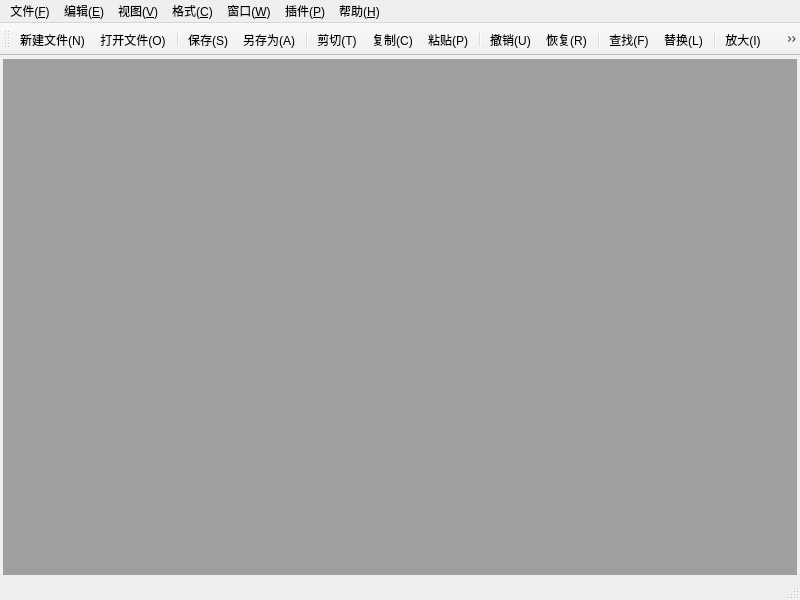
<?xml version="1.0" encoding="UTF-8"?>
<ui version="4.0">
 <class>MainWindow</class>
 <widget class="QMainWindow" name="MainWindow">
  <property name="geometry">
   <rect>
    <x>0</x>
    <y>0</y>
    <width>800</width>
    <height>600</height>
   </rect>
  </property>
  <property name="windowTitle">
   <string>MainWindow</string>
  </property>
  <widget class="QWidget" name="centralWidget">
   <layout class="QGridLayout" name="gridLayout">
    <property name="leftMargin">
     <number>3</number>
    </property>
    <property name="topMargin">
     <number>3</number>
    </property>
    <property name="rightMargin">
     <number>3</number>
    </property>
    <property name="bottomMargin">
     <number>3</number>
    </property>
    <property name="spacing">
     <number>3</number>
    </property>
    <item row="0" column="0">
     <widget class="QMdiArea" name="mdiArea">
      <property name="activationOrder">
       <enum>QMdiArea::StackingOrder</enum>
      </property>
      <property name="viewMode">
       <enum>QMdiArea::TabbedView</enum>
      </property>
      <property name="tabsClosable">
       <bool>true</bool>
      </property>
      <property name="tabsMovable">
       <bool>true</bool>
      </property>
      <property name="tabShape">
       <enum>QTabWidget::Triangular</enum>
      </property>
     </widget>
    </item>
   </layout>
  </widget>
  <widget class="QMenuBar" name="menuBar">
   <property name="geometry">
    <rect>
     <x>0</x>
     <y>0</y>
     <width>800</width>
     <height>23</height>
    </rect>
   </property>
   <widget class="QMenu" name="menu_F">
    <property name="title">
     <string>文件(&amp;F)</string>
    </property>
    <widget class="QMenu" name="menu_History">
     <property name="title">
      <string>历史记录(&amp;H)</string>
     </property>
     <addaction name="separator"/>
    </widget>
    <addaction name="action_New"/>
    <addaction name="action_Open"/>
    <addaction name="menu_History"/>
    <addaction name="separator"/>
    <addaction name="action_Save"/>
    <addaction name="action_SaveAs"/>
    <addaction name="separator"/>
    <addaction name="action_Exit"/>
   </widget>
   <widget class="QMenu" name="menu_E">
    <property name="title">
     <string>编辑(&amp;E)</string>
    </property>
    <addaction name="action_Undo"/>
    <addaction name="action_Redo"/>
    <addaction name="separator"/>
    <addaction name="action_Cut"/>
    <addaction name="action_Copy"/>
    <addaction name="action_Paste"/>
    <addaction name="separator"/>
    <addaction name="action_Find"/>
    <addaction name="action_Replace"/>
   </widget>
   <widget class="QMenu" name="menu_W">
    <property name="title">
     <string>窗口(&amp;W)</string>
    </property>
    <addaction name="action_Close"/>
    <addaction name="action_CloseAll"/>
    <addaction name="separator"/>
    <addaction name="action_Next"/>
    <addaction name="action_Previous"/>
   </widget>
   <widget class="QMenu" name="menu_H">
    <property name="title">
     <string>帮助(&amp;H)</string>
    </property>
    <addaction name="action_About"/>
    <addaction name="action_AboutQt"/>
   </widget>
   <widget class="QMenu" name="menu_V">
    <property name="title">
     <string>视图(&amp;V)</string>
    </property>
    <addaction name="action_WrapLine"/>
    <addaction name="separator"/>
    <addaction name="action_ZoomIn"/>
    <addaction name="action_ZoomOut"/>
   </widget>
   <widget class="QMenu" name="menu_C">
    <property name="title">
     <string>格式(&amp;C)</string>
    </property>
    <addaction name="action_Bom"/>
   </widget>
   <widget class="QMenu" name="menu_P">
    <property name="title">
     <string>插件(&amp;P)</string>
    </property>
   </widget>
   <addaction name="menu_F"/>
   <addaction name="menu_E"/>
   <addaction name="menu_V"/>
   <addaction name="menu_C"/>
   <addaction name="menu_W"/>
   <addaction name="menu_P"/>
   <addaction name="menu_H"/>
  </widget>
  <widget class="QToolBar" name="mainToolBar">
   <attribute name="toolBarArea">
    <enum>TopToolBarArea</enum>
   </attribute>
   <attribute name="toolBarBreak">
    <bool>false</bool>
   </attribute>
   <addaction name="action_New"/>
   <addaction name="action_Open"/>
   <addaction name="separator"/>
   <addaction name="action_Save"/>
   <addaction name="action_SaveAs"/>
   <addaction name="separator"/>
   <addaction name="action_Cut"/>
   <addaction name="action_Copy"/>
   <addaction name="action_Paste"/>
   <addaction name="separator"/>
   <addaction name="action_Undo"/>
   <addaction name="action_Redo"/>
   <addaction name="separator"/>
   <addaction name="action_Find"/>
   <addaction name="action_Replace"/>
   <addaction name="separator"/>
   <addaction name="action_ZoomIn"/>
   <addaction name="action_ZoomOut"/>
  </widget>
  <widget class="QStatusBar" name="statusBar"/>
  <action name="action_New">
   <property name="icon">
    <iconset resource="myimage.qrc">
     <normaloff>:/myImage/images/new.png</normaloff>:/myImage/images/new.png</iconset>
   </property>
   <property name="text">
    <string>新建文件(&amp;N)</string>
   </property>
   <property name="shortcut">
    <string>Ctrl+N</string>
   </property>
  </action>
  <action name="action_Open">
   <property name="icon">
    <iconset resource="myimage.qrc">
     <normaloff>:/myImage/images/open.png</normaloff>:/myImage/images/open.png</iconset>
   </property>
   <property name="text">
    <string>打开文件(&amp;O)</string>
   </property>
   <property name="toolTip">
    <string>打开文件(O)</string>
   </property>
   <property name="shortcut">
    <string>Ctrl+O</string>
   </property>
  </action>
  <action name="action_Save">
   <property name="icon">
    <iconset resource="myimage.qrc">
     <normaloff>:/myImage/images/save.png</normaloff>:/myImage/images/save.png</iconset>
   </property>
   <property name="text">
    <string>保存(&amp;S)</string>
   </property>
   <property name="toolTip">
    <string>保存(S)</string>
   </property>
   <property name="shortcut">
    <string>Ctrl+S</string>
   </property>
  </action>
  <action name="action_SaveAs">
   <property name="icon">
    <iconset resource="myimage.qrc">
     <normaloff>:/myImage/images/saveAs.png</normaloff>:/myImage/images/saveAs.png</iconset>
   </property>
   <property name="text">
    <string>另存为(&amp;A)</string>
   </property>
   <property name="toolTip">
    <string>另存为(A)</string>
   </property>
  </action>
  <action name="action_Exit">
   <property name="icon">
    <iconset resource="myimage.qrc">
     <normaloff>:/myImage/images/exit.png</normaloff>:/myImage/images/exit.png</iconset>
   </property>
   <property name="text">
    <string>退出(&amp;X)</string>
   </property>
   <property name="toolTip">
    <string>退出(X)</string>
   </property>
   <property name="menuRole">
    <enum>QAction::QuitRole</enum>
   </property>
  </action>
  <action name="action_Undo">
   <property name="icon">
    <iconset resource="myimage.qrc">
     <normaloff>:/myImage/images/undo.png</normaloff>:/myImage/images/undo.png</iconset>
   </property>
   <property name="text">
    <string>撤销(&amp;U)</string>
   </property>
   <property name="toolTip">
    <string>撤销(U)</string>
   </property>
   <property name="shortcut">
    <string>Ctrl+Z</string>
   </property>
  </action>
  <action name="action_Redo">
   <property name="icon">
    <iconset resource="myimage.qrc">
     <normaloff>:/myImage/images/redo.png</normaloff>:/myImage/images/redo.png</iconset>
   </property>
   <property name="text">
    <string>恢复(&amp;R)</string>
   </property>
   <property name="toolTip">
    <string>恢复(R)</string>
   </property>
   <property name="shortcut">
    <string>Ctrl+Y</string>
   </property>
  </action>
  <action name="action_Cut">
   <property name="icon">
    <iconset resource="myimage.qrc">
     <normaloff>:/myImage/images/cut.png</normaloff>:/myImage/images/cut.png</iconset>
   </property>
   <property name="text">
    <string>剪切(&amp;T)</string>
   </property>
   <property name="toolTip">
    <string>剪切(T)</string>
   </property>
   <property name="shortcut">
    <string>Ctrl+X</string>
   </property>
  </action>
  <action name="action_Copy">
   <property name="icon">
    <iconset resource="myimage.qrc">
     <normaloff>:/myImage/images/copy.png</normaloff>:/myImage/images/copy.png</iconset>
   </property>
   <property name="text">
    <string>复制(&amp;C)</string>
   </property>
   <property name="toolTip">
    <string>复制(C)</string>
   </property>
   <property name="shortcut">
    <string>Ctrl+C</string>
   </property>
  </action>
  <action name="action_Paste">
   <property name="icon">
    <iconset resource="myimage.qrc">
     <normaloff>:/myImage/images/paste.png</normaloff>:/myImage/images/paste.png</iconset>
   </property>
   <property name="text">
    <string>粘贴(&amp;P)</string>
   </property>
   <property name="toolTip">
    <string>粘贴(P)</string>
   </property>
   <property name="shortcut">
    <string>Ctrl+V</string>
   </property>
  </action>
  <action name="action_Close">
   <property name="text">
    <string>关闭当前(&amp;Q)</string>
   </property>
   <property name="toolTip">
    <string>关闭当前(Q)</string>
   </property>
  </action>
  <action name="action_CloseAll">
   <property name="text">
    <string>关闭所有(&amp;A)</string>
   </property>
   <property name="toolTip">
    <string>关闭所有(A)</string>
   </property>
  </action>
  <action name="action_Next">
   <property name="icon">
    <iconset resource="myimage.qrc">
     <normaloff>:/myImage/images/next.png</normaloff>:/myImage/images/next.png</iconset>
   </property>
   <property name="text">
    <string>下一个(&amp;X)</string>
   </property>
   <property name="toolTip">
    <string>下一个(X)</string>
   </property>
   <property name="shortcut">
    <string>Ctrl+Tab</string>
   </property>
  </action>
  <action name="action_Previous">
   <property name="icon">
    <iconset resource="myimage.qrc">
     <normaloff>:/myImage/images/previous.png</normaloff>:/myImage/images/previous.png</iconset>
   </property>
   <property name="text">
    <string>前一个(&amp;V)</string>
   </property>
   <property name="toolTip">
    <string>前一个(V)</string>
   </property>
   <property name="shortcut">
    <string>Ctrl+Shift+Backtab</string>
   </property>
  </action>
  <action name="action_About">
   <property name="icon">
    <iconset resource="myimage.qrc">
     <normaloff>:/myImage/images/about.png</normaloff>:/myImage/images/about.png</iconset>
   </property>
   <property name="text">
    <string>关于(&amp;A)</string>
   </property>
   <property name="toolTip">
    <string>关于(A)</string>
   </property>
   <property name="menuRole">
    <enum>QAction::AboutRole</enum>
   </property>
  </action>
  <action name="action_WrapLine">
   <property name="checkable">
    <bool>true</bool>
   </property>
   <property name="text">
    <string>自动换行(&amp;W)</string>
   </property>
   <property name="toolTip">
    <string>自动换行(W)</string>
   </property>
  </action>
  <action name="action_ZoomIn">
   <property name="icon">
    <iconset resource="myimage.qrc">
     <normaloff>:/myImage/images/zoomIn.png</normaloff>:/myImage/images/zoomIn.png</iconset>
   </property>
   <property name="text">
    <string>放大(&amp;I)</string>
   </property>
   <property name="toolTip">
    <string>放大(I)</string>
   </property>
   <property name="shortcut">
    <string>Ctrl++</string>
   </property>
  </action>
  <action name="action_ZoomOut">
   <property name="icon">
    <iconset resource="myimage.qrc">
     <normaloff>:/myImage/images/zoomOut.png</normaloff>:/myImage/images/zoomOut.png</iconset>
   </property>
   <property name="text">
    <string>缩小(&amp;O)</string>
   </property>
   <property name="toolTip">
    <string>缩小(O)</string>
   </property>
   <property name="shortcut">
    <string>Ctrl+-</string>
   </property>
  </action>
  <action name="action_AboutQt">
   <property name="icon">
    <iconset resource="myimage.qrc">
     <normaloff>:/myImage/images/qt.png</normaloff>:/myImage/images/qt.png</iconset>
   </property>
   <property name="text">
    <string>关于Qt(&amp;Q)</string>
   </property>
   <property name="toolTip">
    <string>关于Qt(Q)</string>
   </property>
   <property name="menuRole">
    <enum>QAction::AboutQtRole</enum>
   </property>
  </action>
  <action name="action_Find">
   <property name="icon">
    <iconset resource="myimage.qrc">
     <normaloff>:/myImage/images/find.png</normaloff>:/myImage/images/find.png</iconset>
   </property>
   <property name="text">
    <string>查找(&amp;F)</string>
   </property>
   <property name="toolTip">
    <string>查找(F)</string>
   </property>
  </action>
  <action name="action_Replace">
   <property name="icon">
    <iconset resource="myimage.qrc">
     <normaloff>:/myImage/images/replace.png</normaloff>:/myImage/images/replace.png</iconset>
   </property>
   <property name="text">
    <string>替换(&amp;L)</string>
   </property>
   <property name="toolTip">
    <string>替换(L)</string>
   </property>
  </action>
  <action name="action_Bom">
   <property name="checkable">
    <bool>true</bool>
   </property>
   <property name="text">
    <string>保存时添加&amp;BOM</string>
   </property>
   <property name="toolTip">
    <string>保存时添加BOM</string>
   </property>
  </action>
 </widget>
 <layoutdefault spacing="6" margin="11"/>
 <resources>
  <include location="myimage.qrc"/>
 </resources>
 <connections/>
</ui>
